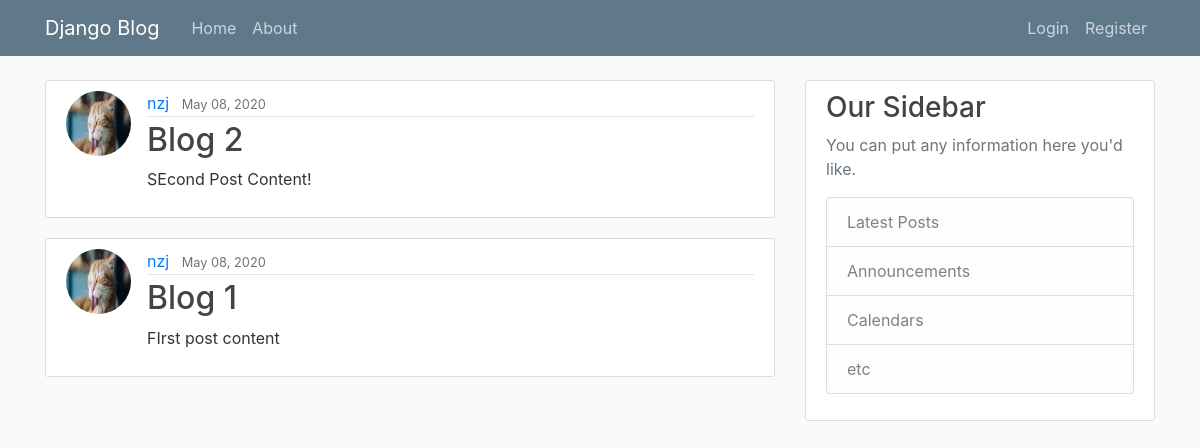
The app's page /, older data.
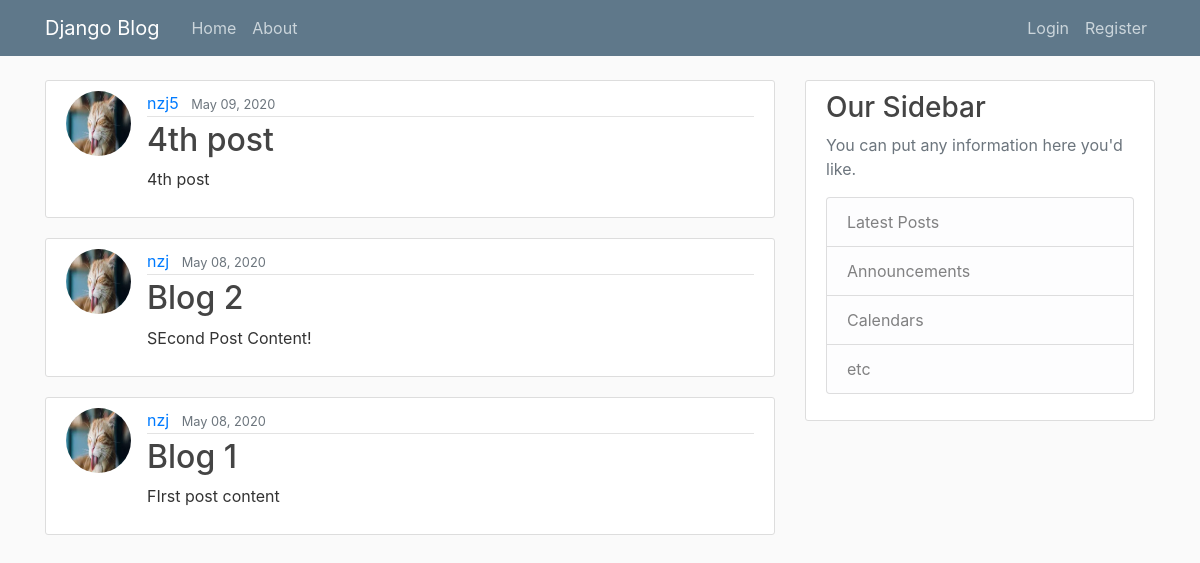
The same page, newer data.
### blog/models.py (models this page shows, shortened)
class Post(models.Model):
	title = models.CharField(max_length = 100)
	content = models.TextField()
	date_posted = models.DateTimeField(default = timezone.now) #add value of current time when it is created
	author = models.ForeignKey(User, on_delete = models.CASCADE)

### users/models.py (models this page shows, shortened)
class Profile(models.Model):
	user = models.OneToOneField(User, on_delete = models.CASCADE)
	image = models.ImageField(default = 'default.jpg', upload_to = 'profile_pics')

### blog/views.py (the view)
# urls.py: path('', PostListView.as_view(), name = 'blog-home'),
class PostListView(ListView):
	model = Post
	template_name = 'blog/blog_home.html'
	context_object_name = 'posts'
	ordering = ['-date_posted']
	paginate_by = 5

### blog/templates/blog/blog_home.html
{% extends 'blog/base.html' %}
{% block content %}
	{% for post in posts %}
		<article class="media content-section">
		<img class="rounded-circle article-img" src="{{ post.author.profile.image.url }}">
		  <div class="media-body">
		    <div class="article-metadata">
		      <a class="mr-2" href="#">{{ post.author }}</a>
		      <small class="text-muted">{{ post.date_posted |date:"F d, Y"}}</small>
		    </div>
		    <h2><a class="article-title" href="{% url 'post-detail' post.id %}">{{ post.title }}</a></h2>
		    <p class="article-content">{{ post.content }}</p>
		  </div>
		</article>
	{% endfor %}
{% endblock content %}

Row changes from the older to the newer data that the page shows:
added Post: author.profile.image (picture), author "nzj5", date_posted "May 09, 2020", title "4th post", content "4th post"
